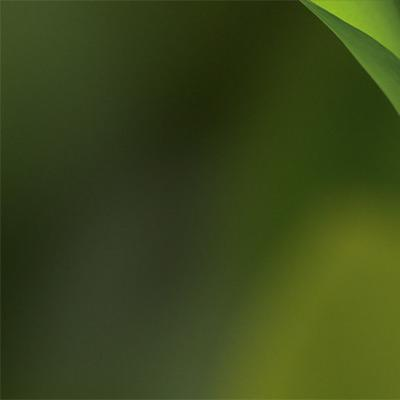
#> input picture images/frog0-0.jpeg, 400 x 400 px
$ python similarity_gradient.py
#> lines starting #> are read from the running program, lines starting #| are printed output that depends on the picture; long printed decimals are rounded
import matplotlib.pyplot as plt
import numpy as np
from RelativePosition import RelativePosition


def Gil(img):
    num_rows, num_cols, num_clrs = img.shape
    gradients = np.zeros((num_rows, num_clrs))

    for p in range(num_rows):
        for c in range(num_clrs):
            gradients[p, c] = img[p, num_cols-1, c].astype(np.float64)
            - img[p, num_cols-2, c].astype(np.float64)

    return gradients


def Gir(img):
    num_rows, num_cols, num_clrs = img.shape
    gradients = np.zeros((num_rows, num_clrs))

    for p in range(num_rows):
        for c in range(num_clrs):
            gradients[p, c] = img[p, 0, c].astype(np.float64)
            - img[p, 1, c].astype(np.float64)
    return gradients


def Ui(gi, c):
    p, _ = gi.shape
    return np.sum(gi.astype(np.float64)[:, c]) / p


def Si(gi):
    return np.cov(gi.T)


def Gijlr(img_i, img_j):
    num_rows, num_cols, num_clrs = img_i.shape
    gradients = np.zeros((num_rows, num_clrs))

    for p in range(num_rows):
        for c in range(num_clrs):
            gradients[p, c] = img_i[p, 0, c].astype(np.float64)
            - img_j[p, num_cols-1, c].astype(np.float64)

    return gradients


def Gjirl(img_i, img_j):
    num_rows, num_cols, num_clrs = img_i.shape
    gradients = np.zeros((num_rows, num_clrs))

    for p in range(num_rows):
        for c in range(num_clrs):
            gradients[p, c] = img_i[p, num_cols-1, c].astype(np.float64)
            - img_j[p, 0, c].astype(np.float64)

    return gradients


def Eq3(mat1, mat2):
    term = 0
    term += mat1[0] * (mat1[0] * mat2[0, 0]
                       + mat1[1] * mat2[0, 1] + mat1[2] * mat2[0, 2])
    term += mat1[1] * (mat1[0] * mat2[1, 0]
                       + mat1[1] * mat2[1, 1] + mat1[2] * mat2[1, 2])
    term += mat1[2] * (mat1[0] * mat2[2, 0]
                       + mat1[1] * mat2[2, 1] + mat1[2] * mat2[2, 2])
    return term


def mahalanobis_gradient_compat(img1, img2):
    num_rows, _, _ = img1.shape

    gil = Gil(img1)
    uil = np.array([Ui(gil, 0), Ui(gil, 1), Ui(gil, 2)])
    sil = Si(gil)
    gijlr = Gijlr(img1, img2)

    dlr = 0
    for p in range(num_rows):
        mat1 = gijlr[p, :] - uil
        mat2 = np.linalg.inv(sil)
        dlr += Eq3(mat1, mat2)

    gir = Gir(img2)
    uir = np.array([Ui(gir, 0), Ui(gir, 1), Ui(gir, 2)])
    sir = Si(gir)
    gjirl = Gjirl(img1, img2)

    drl = 0
    for p in range(num_rows):
        mat1 = gjirl[p, :] - uir
        mat2 = np.linalg.inv(sir)
        drl += Eq3(mat1, mat2)

    return dlr + drl


def gradient_similarity(img1, img2, pos):
    if pos == RelativePosition.LEFT_RIGHT:
        return mahalanobis_gradient_compat(img1, img2)
    elif pos == RelativePosition.RIGHT_LEFT:
        return mahalanobis_gradient_compat(img2, img1)
    elif pos == RelativePosition.ABOVE_BELOW:
        img1 = np.transpose(img1, [1, 0, 2])
        img2 = np.transpose(img2, [1, 0, 2])
        return mahalanobis_gradient_compat(img2, img1)
    elif pos == RelativePosition.BELOW_ABOVE:
        img1 = np.transpose(img1, [1, 0, 2])
        img2 = np.transpose(img2, [1, 0, 2])
        return mahalanobis_gradient_compat(img1, img2)


if __name__ == '__main__':
    img0_0 = plt.imread("../images/frog0-0.jpeg")
#> img0_0 is the input picture: shape (400, 400, 3); mean R, G, B 58, 70.7, 26.5
    img0_1 = plt.imread("../images/frog0-1.jpeg")
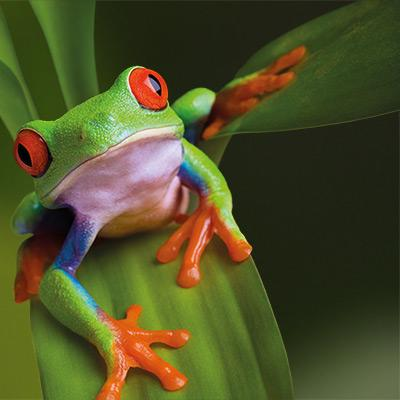
#> input picture images/frog0-1.jpeg, 400 x 400 px
#> img0_1 is the input picture: shape (400, 400, 3); mean R, G, B 78.4, 79.9, 39.5

    error = gradient_similarity(img0_0, img0_1, RelativePosition.LEFT_RIGHT)
#> after the loop in Gil, `for p in range(num_rows):`: gradients = 400 rows, first 8: [52, 79, 28], [53, 80, 29], [53, 80, 27], [54, 81, 28], [56, 83, 28], [58, 85, 30], [61, 89, 31], [62, 90, 32]
#> in mahalanobis_gradient_compat, `gil = Gil(img1)`: gil has the same summary as gradients in Gil
#> in mahalanobis_gradient_compat, `uil = np.array([Ui(gil, 0), Ui(gil, 1), Ui(gil, 2)])`: uil = [81.34, 101.4, 28.86]
#> in mahalanobis_gradient_compat, `sil = Si(gil)`: sil = [[411, 371.1, 90.94], [371.1, 401.9, 138.6], [90.94, 138.6, 82.47]]
#> after the loop in Gijlr, `for p in range(num_rows):`: gradients = 400 rows, first 8: [85, 100, 57], [76, 91, 48], [74, 89, 46], [76, 91, 48], [75, 90, 47], [75, 90, 47], [77, 92, 49], [75, 90, 47]
#> in mahalanobis_gradient_compat, `gijlr = Gijlr(img1, img2)`: gijlr has the same summary as gradients in Gijlr
#> the loop in mahalanobis_gradient_compat, `for p in range(num_rows):` made 400 passes
#> (mat1, term in Eq3, dlr) on passes 1 to 3: ([3.66, -1.42, 28.14], 67.76, 67.76), ([-5.34, -10.42, 19.14], 43.65, 111.4), ([-7.34, -12.42, 17.14], 39.09, 150.5)
#> after the loop in mahalanobis_gradient_compat, `for p in range(num_rows):`: dlr = 13284.2
#> after the loop in Gir, `for p in range(num_rows):`: gradients = 400 rows, first 8: [68, 81, 28], [58, 71, 18], [55, 68, 15], [58, 71, 18], [57, 71, 18], [62, 76, 23], [65, 82, 28], [65, 82, 28]
#> in mahalanobis_gradient_compat, `gir = Gir(img2)`: gir has the same summary as gradients in Gir
#> in mahalanobis_gradient_compat, `uir = np.array([Ui(gir, 0), Ui(gir, 1), Ui(gir, 2)])`: uir = [81.27, 101.1, 28.87]
#> in mahalanobis_gradient_compat, `sir = Si(gir)`: sir = [[380.1, 352.8, 100.6], [352.8, 402, 156.3], [100.6, 156.3, 101.8]]
#> after the loop in Gjirl, `for p in range(num_rows):`: gradients = 400 rows, first 8: [52, 79, 28], [53, 80, 29], [53, 80, 27], [54, 81, 28], [56, 83, 28], [58, 85, 30], [61, 89, 31], [62, 90, 32]
#> in mahalanobis_gradient_compat, `gjirl = Gjirl(img1, img2)`: gjirl has the same summary as gradients in Gjirl
#> the loop in mahalanobis_gradient_compat, `for p in range(num_rows):` made 400 passes
#> (mat1, term in Eq3, drl) on passes 1 to 3: ([-29.27, -22.11, -0.87], 2.91, 2.91), ([-28.27, -21.11, 0.13], 2.94, 5.85), ([-28.27, -21.11, -1.87], 2.53, 8.38)
    print(error)
#| 14342.175

    error = gradient_similarity(img0_0, img0_1, RelativePosition.RIGHT_LEFT)
    print(error)
#| 204464.752

    error = gradient_similarity(img0_0, img0_1, RelativePosition.ABOVE_BELOW)
#> in gradient_similarity (call 3), `img1 = np.transpose(img1, [1, 0, 2])`:
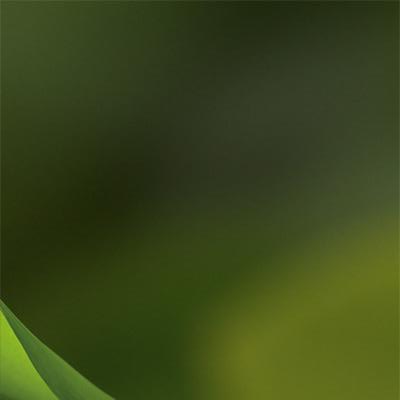
#> img1: shape (400, 400, 3); mean of channels 0, 1, 2 58, 70.7, 26.5; drawn as R, G, B
#> in gradient_similarity (call 3), `img2 = np.transpose(img2, [1, 0, 2])`:
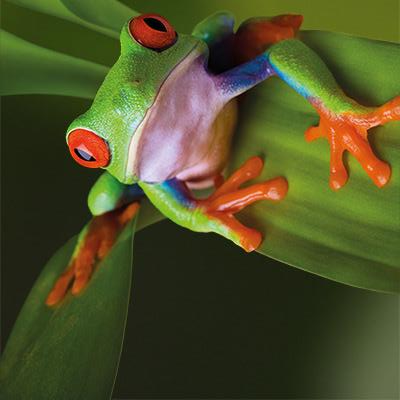
#> img2: shape (400, 400, 3); mean of channels 0, 1, 2 78.4, 79.9, 39.5; drawn as R, G, B
    print(error)
#| 53846.762

    error = gradient_similarity(img0_0, img0_1, RelativePosition.BELOW_ABOVE)
    print(error)
#| 67673.984
